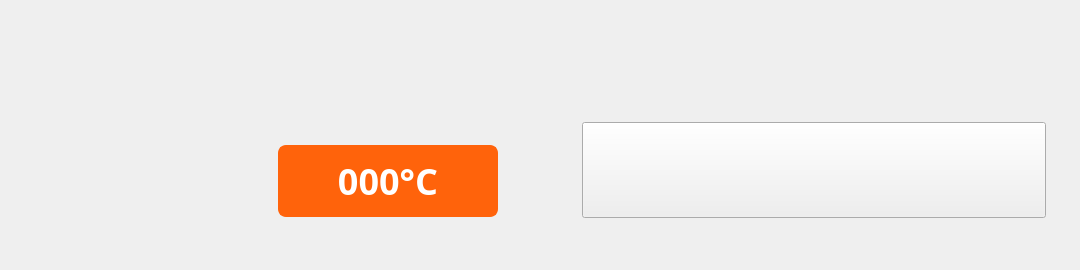
<?xml version="1.0" encoding="UTF-8"?>
<ui version="4.0">
 <class>JLHeatedbedUnit</class>
 <widget class="QWidget" name="JLHeatedbedUnit">
  <property name="geometry">
   <rect>
    <x>0</x>
    <y>0</y>
    <width>1080</width>
    <height>270</height>
   </rect>
  </property>
  <property name="windowTitle">
   <string>Form</string>
  </property>
  <widget class="QLabel" name="labBackground">
   <property name="geometry">
    <rect>
     <x>0</x>
     <y>0</y>
     <width>1080</width>
     <height>270</height>
    </rect>
   </property>
   <property name="styleSheet">
    <string notr="true">QLabel{
	border-image: url(:/image/bed_heating_bg.png);
}</string>
   </property>
   <property name="text">
    <string/>
   </property>
  </widget>
  <widget class="QPushButton" name="btnCooldown">
   <property name="geometry">
    <rect>
     <x>582</x>
     <y>122</y>
     <width>464</width>
     <height>96</height>
    </rect>
   </property>
   <property name="font">
    <font>
     <family>Barlow</family>
     <weight>75</weight>
     <bold>true</bold>
    </font>
   </property>
   <property name="styleSheet">
    <string notr="true">QPushButton{
	border-image: url(:image/bed_cooldown.png);
}</string>
   </property>
   <property name="text">
    <string/>
   </property>
  </widget>
  <widget class="QPushButton" name="btnChooseTemp">
   <property name="geometry">
    <rect>
     <x>278</x>
     <y>145</y>
     <width>220</width>
     <height>72</height>
    </rect>
   </property>
   <property name="font">
    <font>
     <family>Barlow</family>
     <pointsize>-1</pointsize>
     <weight>75</weight>
     <bold>true</bold>
    </font>
   </property>
   <property name="styleSheet">
    <string notr="true">QPushButton {
	font-weight: bold;
	font-family:Barlow;outline:none;border-radius: 8px;
	background-color: rgb(255, 99, 11);
	color: rgb(255, 255, 255);
	font-size: 36px;
	text-align: center;
	font-family: Barlow;
	border: 2px solid rgb(255, 99, 11) ;
}</string>
   </property>
   <property name="text">
    <string>000°C</string>
   </property>
  </widget>
 </widget>
 <resources/>
 <connections/>
</ui>
